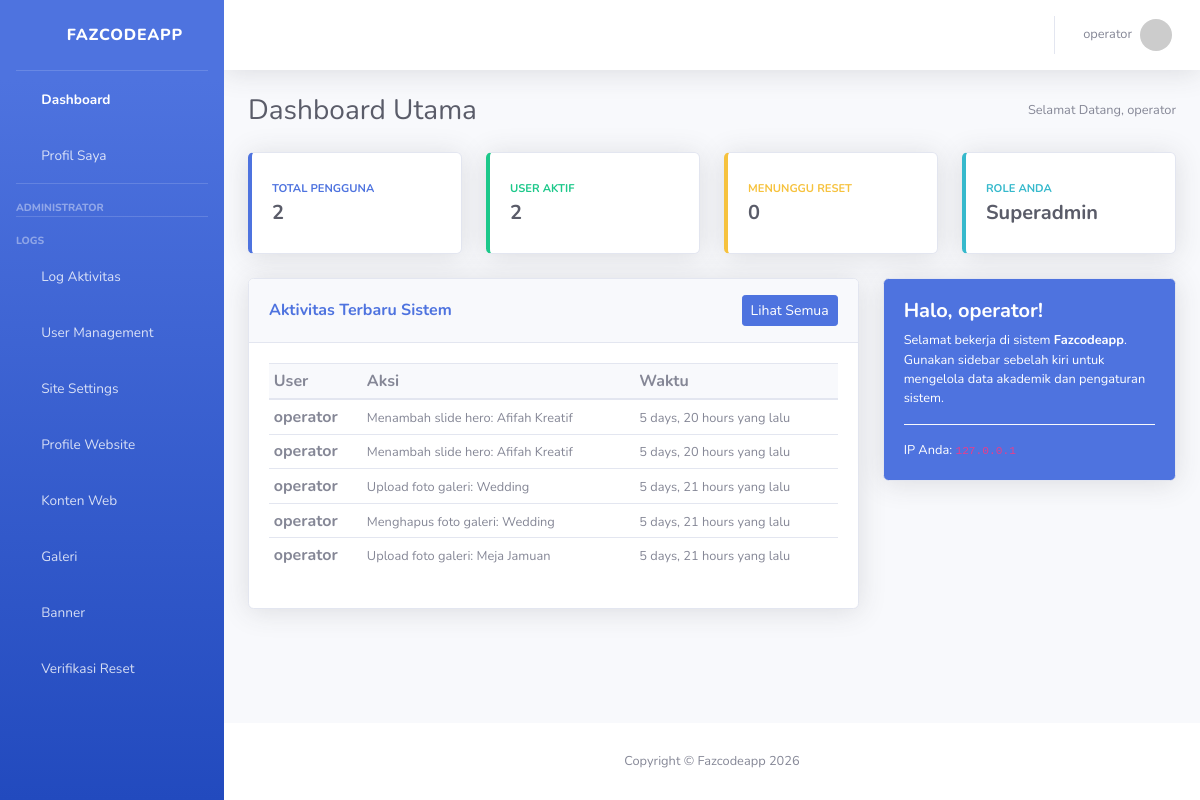
Page /dashboard/ (signed in) on the committed database.
### apps/dashboard/models.py (models this page shows, shortened)
class SiteSetting(models.Model):
    site_name = models.CharField(max_length=100, default="Fazcodeapp")
    active_theme = models.CharField(max_length=50, default="sb_admin")
    class Meta:
        app_label = 'dashboard' # Menegaskan ini milik app dashboard

class AuditLog(models.Model):
    AKSI_CHOICES = [
        ('CREATE', 'Tambah Data'),
        ('UPDATE', 'Ubah Data'),
        ('DELETE', 'Hapus Data'),
        ('LOGIN', 'Login'),
    ]
    user = models.ForeignKey(settings.AUTH_USER_MODEL, on_delete=models.SET_NULL, null=True)
    aksi = models.CharField(max_length=10, choices=AKSI_CHOICES)
    tabel = models.CharField(max_length=50) # Misal: 'Mahasiswa' atau 'User'
    keterangan = models.TextField()
    ip_address = models.GenericIPAddressField(null=True, blank=True)
    timestamp = models.DateTimeField(auto_now_add=True)
    class Meta:
        ordering = ['-timestamp']

### apps/accounts/models.py (models this page shows, shortened)
class User(AbstractUser):
    class Role(models.TextChoices):
        SUPERADMIN = "SUPERADMIN", "Super Admin"
        ADMIN = "ADMIN", "Administrator"
        OPERATOR = "OPERATOR", "Operator"
        USER = "USER", "Regular User"
    role = models.CharField(
        max_length=20,
        choices=Role.choices,
        default=Role.USER
    )

### apps/accounts/decorators.py (the view)
    def wrapper_func(request, *args, **kwargs):
        if request.user.role == 'ADMIN' or request.user.role == 'SUPERADMIN':
            return view_func(request, *args, **kwargs)
        else:
            messages.error(request, "Anda tidak memiliki izin akses ke halaman ini.")
            return redirect('dashboard:index') # Lempar ke halaman yang aman

### apps/dashboard/context_processors.py (called while the page is built)
def theme_settings(request):
    config = SiteSetting.objects.first()
    return {
        'ACTIVE_THEME': f'themes/{config.active_theme}/' if config else 'themes/sb_admin/',
        'APP_NAME': config.site_name if config else 'Fazcodeapp'
    }

### apps/dashboard/views.py (called while the page is built)
@login_required
@admin_only
def index(request):
    context = {
        'total_user': User.objects.count(),
        'user_aktif': User.objects.filter(is_active=True).count(),
        'pending_reset': PasswordResetRequest.objects.filter(is_processed=False).count(),
        'recent_logs': AuditLog.objects.all()[:5], # Ambil 5 log terakhir untuk ringkasan
    }
    return render(request, 'apps/dashboard/index.html', context)

### templates/apps/dashboard/index.html
{% extends "base.html" %}
{% block content %}
<div class="d-sm-flex align-items-center justify-content-between mb-4">
    <h1 class="h3 mb-0 text-gray-800">Dashboard Utama</h1>
    <small class="text-muted">{{ str_today|default:"Selamat Datang, " }}{{ request.user.username }}</small>
</div>
<div class="row">
    <div class="col-xl-3 col-md-6 mb-4">
        <div class="card border-left-primary shadow h-100 py-2">
            <div class="card-body">
                <div class="row no-gutters align-items-center">
                    <div class="col mr-2">
                        <div class="text-xs font-weight-bold text-primary text-uppercase mb-1">Total Pengguna</div>
                        <div class="h5 mb-0 font-weight-bold text-gray-800">{{ total_user }}</div>
                    </div>
                    <div class="col-auto">
                        <i class="fas fa-users fa-2x text-gray-300"></i>
                    </div>
                </div>
            </div>
        </div>
    </div>
    <div class="col-xl-3 col-md-6 mb-4">
        <div class="card border-left-success shadow h-100 py-2">
            <div class="card-body">
                <div class="row no-gutters align-items-center">
                    <div class="col mr-2">
                        <div class="text-xs font-weight-bold text-success text-uppercase mb-1">User Aktif</div>
                        <div class="h5 mb-0 font-weight-bold text-gray-800">{{ user_aktif }}</div>
                    </div>
                    <div class="col-auto">
                        <i class="fas fa-user-check fa-2x text-gray-300"></i>
                    </div>
                </div>
            </div>
        </div>
    </div>
    <div class="col-xl-3 col-md-6 mb-4">
        <div class="card border-left-warning shadow h-100 py-2">
            <div class="card-body">
                <div class="row no-gutters align-items-center">
                    <div class="col mr-2">
                        <div class="text-xs font-weight-bold text-warning text-uppercase mb-1">Menunggu Reset</div>
                        <div class="h5 mb-0 font-weight-bold text-gray-800">{{ pending_reset }}</div>
                    </div>
                    <div class="col-auto">
                        <i class="fas fa-key fa-2x text-gray-300"></i>
                    </div>
                </div>
            </div>
        </div>
    </div>
    <div class="col-xl-3 col-md-6 mb-4">
        <div class="card border-left-info shadow h-100 py-2">
            <div class="card-body">
                <div class="row no-gutters align-items-center">
                    <div class="col mr-2">
                        <div class="text-xs font-weight-bold text-info text-uppercase mb-1">Role Anda</div>
                        <div class="h5 mb-0 font-weight-bold text-gray-800">
                            {% if request.user.is_superuser %}Superadmin{% else %}Staff{% endif %}
                        </div>
                    </div>
                    <div class="col-auto">
                        <i class="fas fa-shield-alt fa-2x text-gray-300"></i>
                    </div>
                </div>
            </div>
        </div>
    </div>
</div>
<div class="row">
    <div class="col-lg-8">
        <div class="card shadow mb-4">
            <div class="card-header py-3 d-flex flex-row align-items-center justify-content-between">
                <h6 class="m-0 font-weight-bold text-primary">Aktivitas Terbaru Sistem</h6>
                <a href="{% url 'dashboard:activity_log' %}" class="btn btn-sm btn-primary">Lihat Semua</a>
            </div>
            <div class="card-body">
                <div class="table-responsive">
                    <table class="table table-sm table-hover">
                        <thead class="bg-light">
                            <tr>
                                <th>User</th>
                                <th>Aksi</th>
                                <th>Waktu</th>
                            </tr>
                        </thead>
                        <tbody>
                            {% for log in recent_logs %}
                            <tr>
                                <td><strong>{{ log.user.username }}</strong></td>
                                <td><small>{{ log.keterangan|truncatechars:50 }}</small></td>
                                <td><small class="text-muted">{{ log.timestamp|timesince }} yang lalu</small></td>
                            </tr>
                            {% empty %}
                            <tr><td colspan="3" class="text-center">Belum ada aktivitas.</td></tr>
                            {% endfor %}
                        </tbody>
                    </table>
                </div>
            </div>
        </div>
    </div>
    <div class="col-lg-4">
        <div class="card shadow mb-4 text-white bg-primary">
            <div class="card-body">
                <h5 class="font-weight-bold">Halo, {{ request.user.username }}!</h5>
                <p class="small">Selamat bekerja di sistem <strong>Fazcodeapp</strong>. Gunakan sidebar sebelah kiri untuk mengelola data akademik dan pengaturan sistem.</p>
                <hr class="border-light">
                <div class="small">IP Anda: <code>{{ request.META.REMOTE_ADDR }}</code></div>
            </div>
        </div>
    </div>
</div>
{% endblock %}

### templates/themes/sb_admin/base_theme.html (shortened to what this page needs)
{% load static %}
<!DOCTYPE html>
<html lang="en">
<head>
    <link href="{% static 'vendor/fontawesome-free/css/all.min.css' %}" rel="stylesheet" type="text/css">
    <link href="{% static 'css/sb-admin-2.min.css' %}" rel="stylesheet">
</head>
<body id="page-top">
    <div id="wrapper">
        <ul class="navbar-nav bg-gradient-primary sidebar sidebar-dark accordion" id="accordionSidebar">
            <a class="sidebar-brand d-flex align-items-center justify-content-center" href="/">
                <div class="sidebar-brand-icon rotate-n-15"><i class="fas fa-code"></i></div>
                <div class="sidebar-brand-text mx-3">{{ APP_NAME }}</div>
            </a>
            <hr class="sidebar-divider my-0">
            {% include ACTIVE_THEME|add:"includes/_sidebar.html" %}
        </ul>
        <div id="content-wrapper" class="d-flex flex-column">
            <div id="content">
                {% include ACTIVE_THEME|add:"includes/_topbar.html" %}
                <div class="container-fluid">
                    {% block content %}{% endblock %}
                </div>
            </div>
            <footer class="sticky-footer bg-white">
                <div class="container my-auto">
                    <div class="copyright text-center my-auto">
                        <span>Copyright &copy; {{ APP_NAME }} 2026</span>
                    </div>
                </div>
            </footer>
        </div>
    </div>
</body>
</html>

### templates/themes/sb_admin/includes/_topbar.html (shortened to what this page needs)
<nav class="navbar navbar-expand navbar-light bg-white topbar mb-4 static-top shadow">
    <ul class="navbar-nav ml-auto">
        <li class="nav-item dropdown no-arrow">
            <a class="nav-link dropdown-toggle" href="#" id="userDropdown" role="button" data-toggle="dropdown" aria-haspopup="true" aria-expanded="false">
                <span class="mr-2 d-none d-lg-inline text-gray-600 small">
                    {{ user.username }}
                </span>
                <img class="img-profile rounded-circle" src="https://ui-avatars.com/api/?name={{ user.username }}&background=4e73df&color=fff">
            </a>
        </li>
    </ul>
</nav>

### rows in the picture
SiteSetting: site_name "FAZCODEAPP", site_name "Fazcodeapp"
User: username "operator", user.username "operator"
AuditLog: user.username "operator", keterangan "Menambah slide hero: Afifah Kreatif", timestamp "5 days, 20 hours"
AuditLog: user.username "operator", keterangan "Menambah slide hero: Afifah Kreatif", timestamp "5 days, 20 hours"
AuditLog: user.username "operator", keterangan "Upload foto galeri: Wedding", timestamp "5 days, 21 hours"
AuditLog: user.username "operator", keterangan "Menghapus foto galeri: Wedding", timestamp "5 days, 21 hours"
AuditLog: user.username "operator", keterangan "Upload foto galeri: Meja Jamuan", timestamp "5 days, 21 hours"

### other values in the picture
{{ str_today|default:"Selamat Datang, " }} "Selamat Datang,"
{{ total_user }} "2"
{{ user_aktif }} "2"
{{ pending_reset }} "0"
